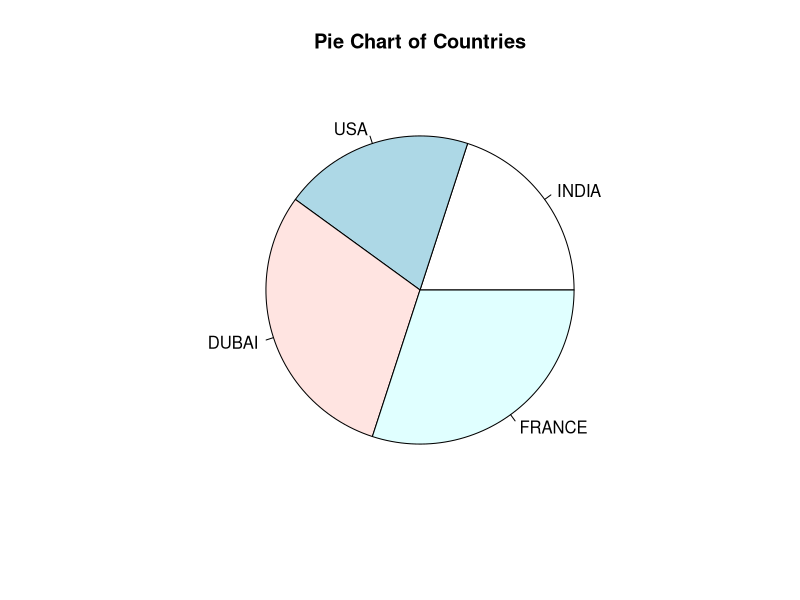
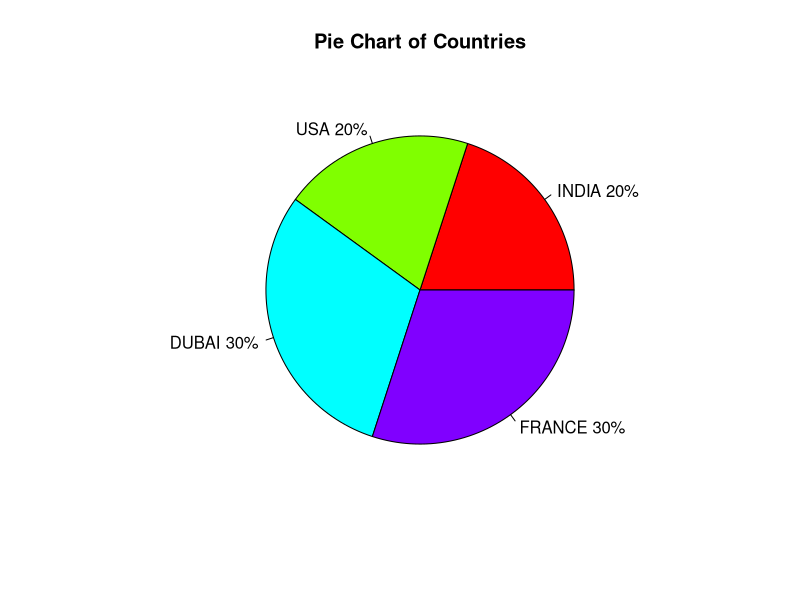
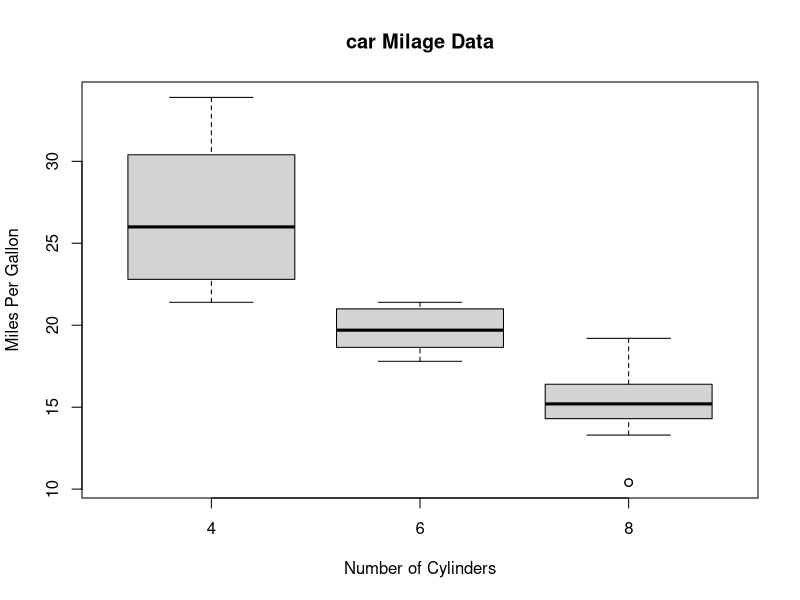
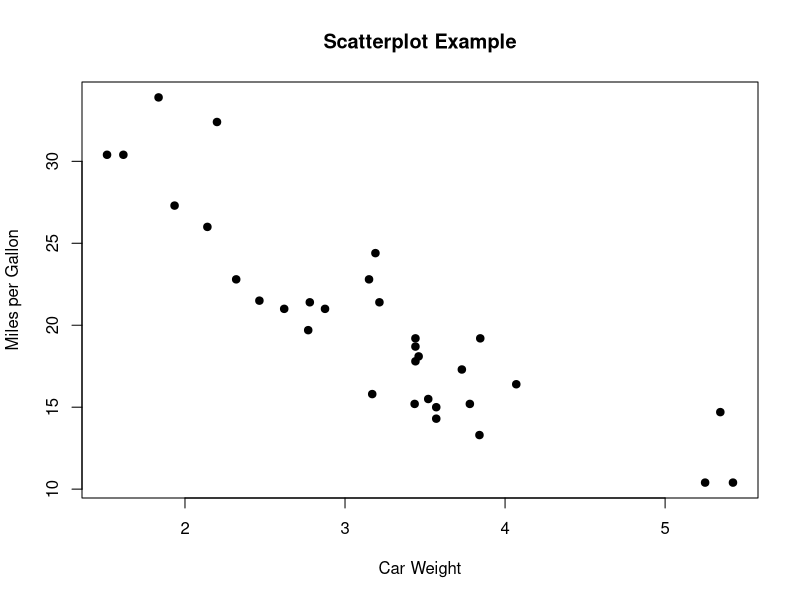

Write R code to recreate these figures, in order.

#Pie Chart Simple
slices <-c(20,20,30,30)
#Slices has the values for the size
label<-c("INDIA","USA","DUBAI","FRANCE")
pie(slices,labels=label,main="Pie Chart of Countries")

"Pie Chart with Percentages"
slices <-c(20,20,30,30)
label<-c("INDIA","USA","DUBAI","FRANCE")
pct <-round(slices/sum(slices)*100)
label <-paste(label,pct)
label <-paste(label,"%",sep="")
pie(slices,labels=label,col=rainbow(length(label)),main="Pie Chart of Countries")


#Box Plot
boxplot(mpg~cyl,data=mtcars,main="car Milage Data",xlab="Number of Cylinders",ylab="Miles Per Gallon")

#Simple Scatter Plot form mtcars dataset
attach(mtcars)
plot(wt,mpg,main="Scatterplot Example",xlab="Car Weight",ylab="Miles per Gallon",pch =19)
